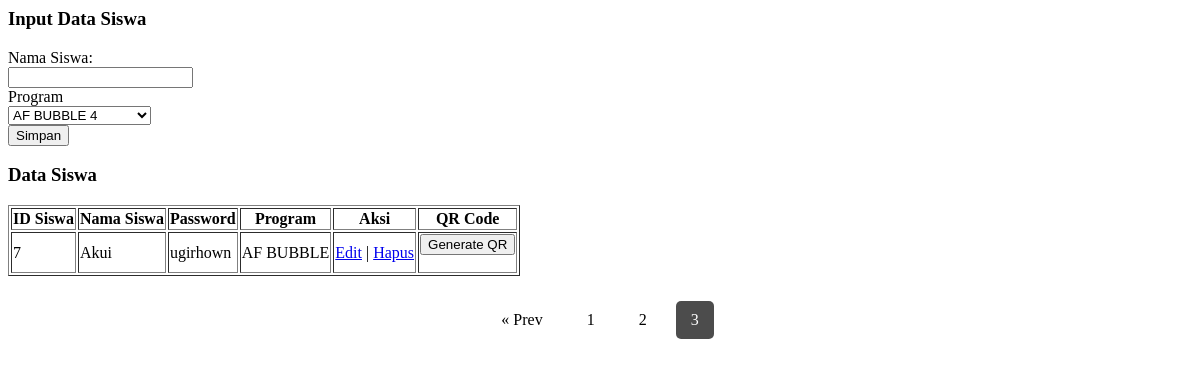
Page /koordinator/siswa.php?page=3 on the committed database.
### tables this page shows
CREATE TABLE `siswa` (
  `id_siswa` int(10) NOT NULL,
  `nama` varchar(60) NOT NULL,
  `program` varchar(10) NOT NULL,
  `password` varchar(60) NOT NULL
);

### pagination.php (called while the page is built, shortened)
<?php
$limit = 3;
$page = isset($_GET['page']) ? (int)$_GET['page'] : 1;
$start = ($page - 1) * $limit;
?>

### koordinator/siswa.php (the view, shortened to what this page needs)
<h3>Input Data Siswa</h3>
<div class="formpresensi">
    <form action="#siswa" method="post">
        <label for="nama">Nama Siswa:</label><br>
        <input type="text" id="nama" name="nama" required><br>
        <label for="nama">Program</label><br>
        <select name="program" id="program">
            <?php
            $sql = mysqli_query($db, "SELECT * FROM program");
            while ($row = mysqli_fetch_array($sql)) {
                echo "<option value='" . $row['PROGRAM'] . "'>" . $row['PROGRAM'] . "</option>";
            }
            ?>
        </select><br>
        <input type="submit" value="Simpan" name="simpan">
    </form>
    <?php
    include "../db.php";
    ?>
</div>
<div>
    <h3>Data Siswa</h3>
    <table border="1">
        <tr>
            <th>ID Siswa</th>
            <th>Nama Siswa</th>
            <th>Password</th>
            <th>Program</th>
            <th>Aksi</th>
            <th>QR Code</th>
        </tr>
        <?php
        include "../pagination.php";
        $data = mysqli_query($db, "SELECT * FROM siswa LIMIT $start, $limit");
        while ($row = mysqli_fetch_array($data)) { ?>
            <tr>
                <td><?php echo $row['id_siswa'] ?></td>
                <td><?php echo $row['nama'] ?></td>
                <td><?php echo $row['password'] ?></td>
                <td><?php echo $row['program'] ?></td>
                <td>
                    <a href="edit_siswa.php?id_siswa=<?php echo $row['id_siswa'] ?>">Edit</a> |
                    <a href="hapus_siswa.php?id_siswa=<?php echo $row['id_siswa'] ?>">Hapus</a>
                </td>
                <td>
                    <form action="../qrcode/generate_qr.php" method="post" target="_blank">
                        <input type="submit" value="Generate QR">
                    </form>
                </td>
            </tr>
        <?php } ?>
    </table>
</div>

### pagination.php (style rules this page uses)
.pagination { margin: 20px 0; text-align: center; }
.pagination a { display: inline-block; padding: 10px 15px; margin: 5px; text-decoration: none; color: black; background: rgba(255, 255, 255, 0.5); border-radius: 5px; transition: 0.3s; }
.pagination a.active { background: rgba(0, 0, 0, 0.7); color: white; }

### rows in the picture
siswa: id_siswa "7", nama "Akui", password "ugirhown", program "AF BUBBLE"

### other values in the picture
form field program "AF BUBBLE 4"
